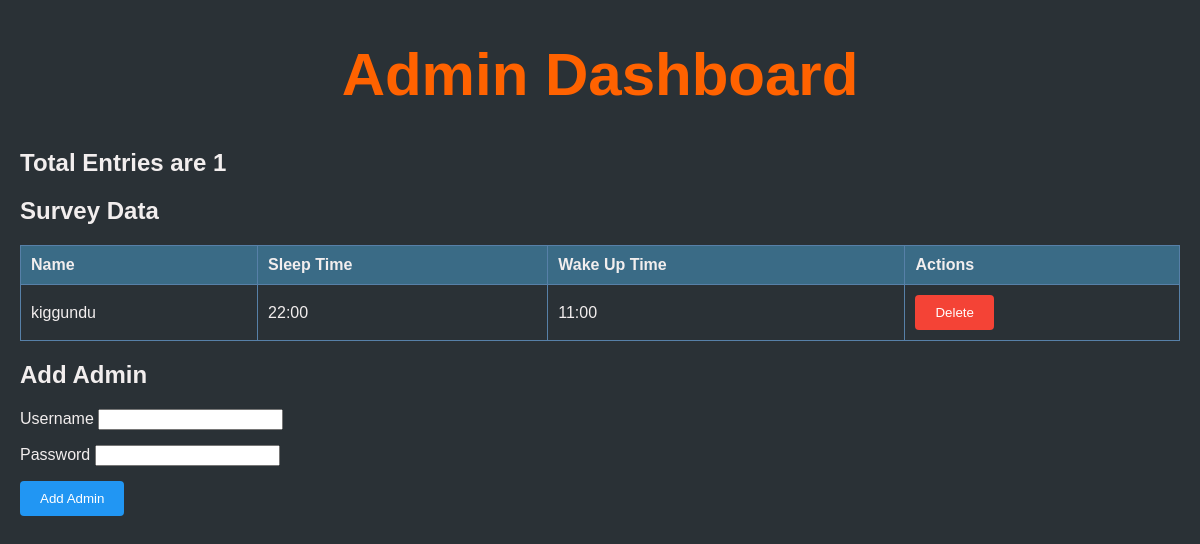
Page /admin (signed in) on the earlier database version.
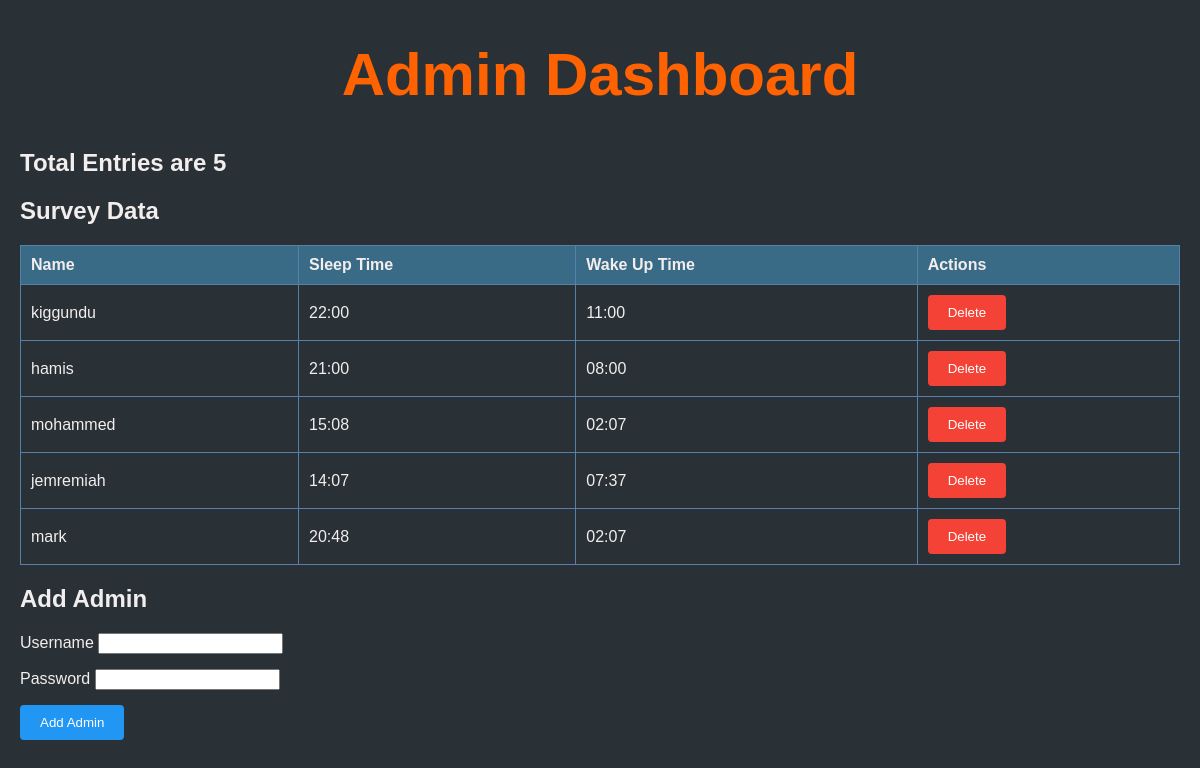
Same page on the later database version.
### app.py (models this page shows)
class SurveyData(db.Model):
    id = db.Column(db.Integer, primary_key=True)
    name = db.Column(db.String(100), nullable=False)
    sleep_time = db.Column(db.String(5), nullable=False)
    wake_up_time = db.Column(db.String(5), nullable=False)

### app.py (the view, shortened to what this page needs)
@app.route('/admin', methods=['GET', 'POST'])
def admin_dashboard():
    admin_id = session.get('admin_id')
    if not admin_id:
        flash('You do not have permission to access this page.', 'danger')
        return redirect(url_for('admin_login'))
    user = User.query.get(admin_id)
    if not user:
        flash('You do not have permission to access this page.', 'danger')
        return redirect(url_for('index'))
    total_entries = SurveyData.query.count()
    data = SurveyData.query.all()
    return render_template('admin.html', data=data, total_entries=total_entries)

### templates/admin.html (shortened to what this page needs)
<!DOCTYPE html>
<html lang="en">
<head>
</head>
<body>
    <h1 style="text-align: center; color: rgb(255, 98, 0); font-size: 60px;">Admin Dashboard</h1>
    <h2>Total Entries are {{ total_entries }}</h2>
    <h2>Survey Data</h2>
    <table>
        <thead>
            <tr>
                <th>Name</th>
                <th>Sleep Time</th>
                <th>Wake Up Time</th>
                <th>Actions</th>
            </tr>
        </thead>
        <tbody>
            {% for entry in data %}
                <tr>
                    <td>{{ entry.name }}</td>
                    <td>{{ entry.sleep_time }}</td>
                    <td>{{ entry.wake_up_time }}</td>
                    <td>
                        <button onclick="deleteEntry('{{ entry.id }}')" class="btn btn-danger">Delete</button>
                    </td>
                </tr>
            {% endfor %}
        </tbody>
    </table>
    <h2>Add Admin</h2>
    <form method="post" action="{{ url_for('admin_dashboard') }}">
        <div class="form-group">
            <label for="username">Username</label>
            <input type="text" name="username" required>
        </div>
        <div class="form-group">
            <label for="password">Password</label>
            <input type="password" name="password" required>
        </div>
        <button type="submit" class="btn btn-primary">Add Admin</button>
    </form>
</body>
</html>

### templates/admin.html (style rules this page uses)
body { font-family: Arial, sans-serif; margin: 20px; background-color: #2a3136; color: #f2eeee; }
table { width: 100%; border-collapse: collapse; margin-bottom: 20px; }
th, td { border: 1px solid #5780a8; padding: 10px; text-align: left; }
th { background-color: #3a6b86; }
.form-group { margin-bottom: 15px; }
.btn { padding: 10px 20px; background-color: #4CAF50; color: white; border: none; border-radius: 4px; cursor: pointer; }
.btn-danger { background-color: #f44336; }
.btn-primary { background-color: #2196F3; }

Differences in the rows shown:
added SurveyData: name "hamis", sleep_time "21:00", wake_up_time "08:00"
added SurveyData: name "mohammed", sleep_time "15:08", wake_up_time "02:07"
added SurveyData: name "jemremiah", sleep_time "14:07", wake_up_time "07:37"
added SurveyData: name "mark", sleep_time "20:48", wake_up_time "02:07"
Other differences:
{{ total_entries }}: "1" → "5"
